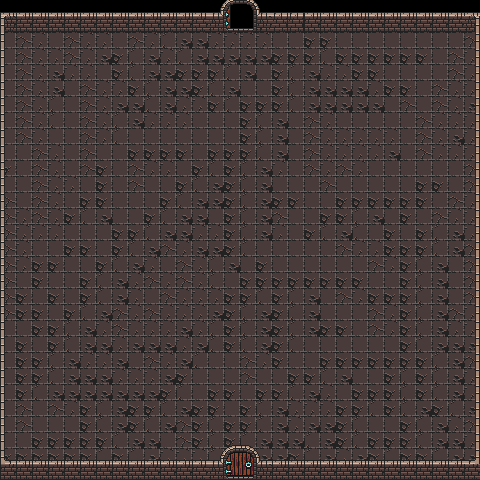

Tiled map render using the project's own tile images. Description and the map definition, with tile-layer contents summarised, below:
An orthogonal 30x30 tile map with 16x16 px tiles, 5 tile layers (floorLayer, miscLayer, wallLayer, chestLayer, ...) and 4 objects (4x spawn).

<map version="1.5" tiledversion="1.7.2" orientation="orthogonal" renderorder="right-down" width="30" height="30" tilewidth="16" tileheight="16" infinite="0" nextlayerid="7" nextobjectid="5">
 <editorsettings>
  <export target="Room2.json" format="json" />
 </editorsettings>
 <tileset firstgid="1" name="dungeon-tileset" tilewidth="16" tileheight="16" tilecount="1024" columns="32">
  <image source="dungeon-tileset.png" width="512" height="512" />
 </tileset>
 <layer id="2" name="floorLayer" width="30" height="30">
  <data>[900 cells, 841 non-empty, 6 distinct tile ids]</data>
 </layer>
 <layer id="3" name="miscLayer" width="30" height="30">
  <data>[900 cells, 0 non-empty, 0 distinct tile ids]</data>
 </layer>
 <layer id="4" name="wallLayer" width="30" height="30">
  <data>[900 cells, 162 non-empty, 10 distinct tile ids]</data>
 </layer>
 <objectgroup id="6" name="objectLayer">
  <object id="1" name="playerSpawn" type="spawn" x="240" y="64">
   <point />
  </object>
  <object id="2" name="chestSpawn" type="spawn" x="96" y="224">
   <point />
  </object>
  <object id="3" name="enemySpawn" type="spawn" x="256" y="304">
   <point />
  </object>
  <object id="4" name="playerExit" type="spawn" x="239.364" y="436.715">
   <point />
  </object>
 </objectgroup>
 <layer id="5" name="chestLayer" width="30" height="30">
  <data>[900 cells, 0 non-empty, 0 distinct tile ids]</data>
 </layer>
 <layer id="1" name="doorLayer" width="30" height="30">
  <data>[900 cells, 20 non-empty, 16 distinct tile ids]</data>
 </layer>
</map>
